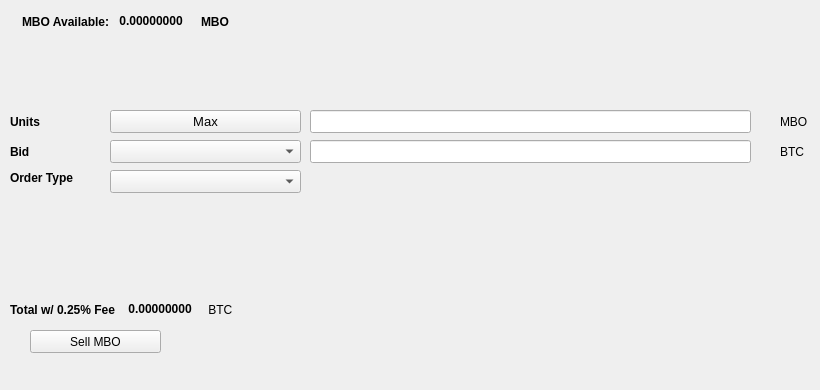
   <widget class="QWidget" name="SellTab">
    <attribute name="title">
     <string>Sell</string>
    </attribute>
    <widget class="QLabel" name="label_16">
     <property name="geometry">
      <rect>
       <x>780</x>
       <y>140</y>
       <width>31</width>
       <height>23</height>
      </rect>
     </property>
     <property name="text">
      <string>BTC</string>
     </property>
    </widget>
    <widget class="QComboBox" name="SellBidcomboBox">
     <property name="geometry">
      <rect>
       <x>110</x>
       <y>140</y>
       <width>191</width>
       <height>23</height>
      </rect>
     </property>
     <property name="font">
      <font>
       <pointsize>10</pointsize>
      </font>
     </property>
    </widget>
    <widget class="QLabel" name="label_18">
     <property name="geometry">
      <rect>
       <x>10</x>
       <y>110</y>
       <width>46</width>
       <height>23</height>
      </rect>
     </property>
     <property name="font">
      <font>
       <weight>75</weight>
       <bold>true</bold>
      </font>
     </property>
     <property name="text">
      <string>Units</string>
     </property>
    </widget>
    <widget class="QPushButton" name="Sell_Max_Amount">
     <property name="geometry">
      <rect>
       <x>110</x>
       <y>110</y>
       <width>191</width>
       <height>23</height>
      </rect>
     </property>
     <property name="font">
      <font>
       <pointsize>10</pointsize>
      </font>
     </property>
     <property name="text">
      <string>Max</string>
     </property>
    </widget>
    <widget class="QLabel" name="label_20">
     <property name="geometry">
      <rect>
       <x>10</x>
       <y>170</y>
       <width>91</width>
       <height>16</height>
      </rect>
     </property>
     <property name="font">
      <font>
       <weight>75</weight>
       <bold>true</bold>
      </font>
     </property>
     <property name="text">
      <string>Order Type</string>
     </property>
    </widget>
    <widget class="QComboBox" name="SellOrdertypeCombo">
     <property name="geometry">
      <rect>
       <x>110</x>
       <y>170</y>
       <width>191</width>
       <height>23</height>
      </rect>
     </property>
     <property name="font">
      <font>
       <pointsize>10</pointsize>
      </font>
     </property>
    </widget>
    <widget class="QLabel" name="label_21">
     <property name="geometry">
      <rect>
       <x>10</x>
       <y>140</y>
       <width>46</width>
       <height>23</height>
      </rect>
     </property>
     <property name="font">
      <font>
       <weight>75</weight>
       <bold>true</bold>
      </font>
     </property>
     <property name="text">
      <string>Bid</string>
     </property>
    </widget>
    <widget class="QLabel" name="label_22">
     <property name="geometry">
      <rect>
       <x>780</x>
       <y>110</y>
       <width>31</width>
       <height>23</height>
      </rect>
     </property>
     <property name="text">
      <string>MBO</string>
     </property>
    </widget>
    <widget class="QLineEdit" name="UnitsInputMBO">
     <property name="geometry">
      <rect>
       <x>310</x>
       <y>110</y>
       <width>441</width>
       <height>23</height>
      </rect>
     </property>
     <property name="font">
      <font>
       <pointsize>9</pointsize>
       <weight>75</weight>
       <bold>true</bold>
      </font>
     </property>
    </widget>
    <widget class="QLineEdit" name="SellBidPriceEdit">
     <property name="geometry">
      <rect>
       <x>310</x>
       <y>140</y>
       <width>441</width>
       <height>23</height>
      </rect>
     </property>
     <property name="font">
      <font>
       <pointsize>9</pointsize>
       <weight>75</weight>
       <bold>true</bold>
      </font>
     </property>
    </widget>
    <widget class="QPushButton" name="SellMBOBTN">
     <property name="geometry">
      <rect>
       <x>30</x>
       <y>330</y>
       <width>131</width>
       <height>23</height>
      </rect>
     </property>
     <property name="text">
      <string>Sell MBO</string>
     </property>
     <property name="icon">
      <iconset resource="../mobio">
       <normaloff>:/icons/bitcoin</normaloff>:/icons/bitcoin</iconset>
     </property>
    </widget>
    <widget class="QWidget" name="layoutWidget3">
     <property name="geometry">
      <rect>
       <x>22</x>
       <y>12</y>
       <width>258</width>
       <height>19</height>
      </rect>
     </property>
     <layout class="QHBoxLayout" name="horizontalLayout">
      <item>
       <widget class="QLabel" name="label232_2">
        <property name="font">
         <font>
          <weight>75</weight>
          <bold>true</bold>
         </font>
        </property>
        <property name="text">
         <string>MBO Available:</string>
        </property>
       </widget>
      </item>
      <item>
       <widget class="QLabel" name="MBOAvailableLabel">
        <property name="palette">
         <palette>
          <active>
           <colorrole role="WindowText">
            <brush brushstyle="SolidPattern">
             <color alpha="255">
              <red>0</red>
              <green>0</green>
              <blue>0</blue>
             </color>
            </brush>
           </colorrole>
           <colorrole role="Button">
            <brush brushstyle="SolidPattern">
             <color alpha="255">
              <red>0</red>
              <green>170</green>
              <blue>0</blue>
             </color>
            </brush>
           </colorrole>
           <colorrole role="Light">
            <brush brushstyle="SolidPattern">
             <color alpha="255">
              <red>0</red>
              <green>255</green>
              <blue>0</blue>
             </color>
            </brush>
           </colorrole>
           <colorrole role="Midlight">
            <brush brushstyle="SolidPattern">
             <color alpha="255">
              <red>0</red>
              <green>212</green>
              <blue>0</blue>
             </color>
            </brush>
           </colorrole>
           <colorrole role="Dark">
            <brush brushstyle="SolidPattern">
             <color alpha="255">
              <red>0</red>
              <green>85</green>
              <blue>0</blue>
             </color>
            </brush>
           </colorrole>
           <colorrole role="Mid">
            <brush brushstyle="SolidPattern">
             <color alpha="255">
              <red>0</red>
              <green>113</green>
              <blue>0</blue>
             </color>
            </brush>
           </colorrole>
           <colorrole role="Text">
            <brush brushstyle="SolidPattern">
             <color alpha="255">
              <red>0</red>
              <green>170</green>
              <blue>0</blue>
             </color>
            </brush>
           </colorrole>
           <colorrole role="BrightText">
            <brush brushstyle="SolidPattern">
             <color alpha="255">
              <red>255</red>
              <green>255</green>
              <blue>255</blue>
             </color>
            </brush>
           </colorrole>
           <colorrole role="ButtonText">
            <brush brushstyle="SolidPattern">
             <color alpha="255">
              <red>0</red>
              <green>0</green>
              <blue>0</blue>
             </color>
            </brush>
           </colorrole>
           <colorrole role="Base">
            <brush brushstyle="SolidPattern">
             <color alpha="255">
              <red>255</red>
              <green>255</green>
              <blue>255</blue>
             </color>
            </brush>
           </colorrole>
           <colorrole role="Window">
            <brush brushstyle="SolidPattern">
             <color alpha="255">
              <red>0</red>
              <green>170</green>
              <blue>0</blue>
             </color>
            </brush>
           </colorrole>
           <colorrole role="Shadow">
            <brush brushstyle="SolidPattern">
             <color alpha="255">
              <red>0</red>
              <green>0</green>
              <blue>0</blue>
             </color>
            </brush>
           </colorrole>
           <colorrole role="AlternateBase">
            <brush brushstyle="SolidPattern">
             <color alpha="255">
              <red>127</red>
              <green>212</green>
              <blue>127</blue>
             </color>
            </brush>
           </colorrole>
           <colorrole role="ToolTipBase">
            <brush brushstyle="SolidPattern">
             <color alpha="255">
              <red>255</red>
              <green>255</green>
              <blue>220</blue>
             </color>
            </brush>
           </colorrole>
           <colorrole role="ToolTipText">
            <brush brushstyle="SolidPattern">
             <color alpha="255">
              <red>0</red>
              <green>0</green>
              <blue>0</blue>
             </color>
            </brush>
           </colorrole>
          </active>
          <inactive>
           <colorrole role="WindowText">
            <brush brushstyle="SolidPattern">
             <color alpha="255">
              <red>0</red>
              <green>0</green>
              <blue>0</blue>
             </color>
            </brush>
           </colorrole>
           <colorrole role="Button">
            <brush brushstyle="SolidPattern">
             <color alpha="255">
              <red>0</red>
              <green>170</green>
              <blue>0</blue>
             </color>
            </brush>
           </colorrole>
           <colorrole role="Light">
            <brush brushstyle="SolidPattern">
             <color alpha="255">
              <red>0</red>
              <green>255</green>
              <blue>0</blue>
             </color>
            </brush>
           </colorrole>
           <colorrole role="Midlight">
            <brush brushstyle="SolidPattern">
             <color alpha="255">
              <red>0</red>
              <green>212</green>
              <blue>0</blue>
             </color>
            </brush>
           </colorrole>
           <colorrole role="Dark">
            <brush brushstyle="SolidPattern">
             <color alpha="255">
              <red>0</red>
              <green>85</green>
              <blue>0</blue>
             </color>
            </brush>
           </colorrole>
           <colorrole role="Mid">
            <brush brushstyle="SolidPattern">
             <color alpha="255">
              <red>0</red>
              <green>113</green>
              <blue>0</blue>
             </color>
            </brush>
           </colorrole>
           <colorrole role="Text">
            <brush brushstyle="SolidPattern">
             <color alpha="255">
              <red>0</red>
              <green>170</green>
              <blue>0</blue>
             </color>
            </brush>
           </colorrole>
           <colorrole role="BrightText">
            <brush brushstyle="SolidPattern">
             <color alpha="255">
              <red>255</red>
              <green>255</green>
              <blue>255</blue>
             </color>
            </brush>
           </colorrole>
           <colorrole role="ButtonText">
            <brush brushstyle="SolidPattern">
             <color alpha="255">
              <red>0</red>
              <green>0</green>
              <blue>0</blue>
             </color>
            </brush>
           </colorrole>
           <colorrole role="Base">
            <brush brushstyle="SolidPattern">
             <color alpha="255">
              <red>255</red>
              <green>255</green>
              <blue>255</blue>
             </color>
            </brush>
           </colorrole>
           <colorrole role="Window">
            <brush brushstyle="SolidPattern">
             <color alpha="255">
              <red>0</red>
              <green>170</green>
              <blue>0</blue>
             </color>
            </brush>
           </colorrole>
           <colorrole role="Shadow">
            <brush brushstyle="SolidPattern">
             <color alpha="255">
              <red>0</red>
              <green>0</green>
              <blue>0</blue>
             </color>
            </brush>
           </colorrole>
           <colorrole role="AlternateBase">
            <brush brushstyle="SolidPattern">
             <color alpha="255">
              <red>127</red>
              <green>212</green>
              <blue>127</blue>
             </color>
            </brush>
           </colorrole>
           <colorrole role="ToolTipBase">
            <brush brushstyle="SolidPattern">
             <color alpha="255">
              <red>255</red>
              <green>255</green>
              <blue>220</blue>
             </color>
            </brush>
           </colorrole>
           <colorrole role="ToolTipText">
            <brush brushstyle="SolidPattern">
             <color alpha="255">
              <red>0</red>
              <green>0</green>
              <blue>0</blue>
             </color>
            </brush>
           </colorrole>
          </inactive>
          <disabled>
           <colorrole role="WindowText">
            <brush brushstyle="SolidPattern">
             <color alpha="255">
              <red>0</red>
              <green>85</green>
              <blue>0</blue>
             </color>
            </brush>
           </colorrole>
           <colorrole role="Button">
            <brush brushstyle="SolidPattern">
             <color alpha="255">
              <red>0</red>
              <green>170</green>
              <blue>0</blue>
             </color>
            </brush>
           </colorrole>
           <colorrole role="Light">
            <brush brushstyle="SolidPattern">
             <color alpha="255">
              <red>0</red>
              <green>255</green>
              <blue>0</blue>
             </color>
            </brush>
           </colorrole>
           <colorrole role="Midlight">
            <brush brushstyle="SolidPattern">
             <color alpha="255">
              <red>0</red>
              <green>212</green>
              <blue>0</blue>
             </color>
            </brush>
           </colorrole>
           <colorrole role="Dark">
            <brush brushstyle="SolidPattern">
             <color alpha="255">
              <red>0</red>
              <green>85</green>
              <blue>0</blue>
             </color>
            </brush>
           </colorrole>
           <colorrole role="Mid">
            <brush brushstyle="SolidPattern">
             <color alpha="255">
              <red>0</red>
              <green>113</green>
              <blue>0</blue>
             </color>
            </brush>
           </colorrole>
           <colorrole role="Text">
            <brush brushstyle="SolidPattern">
             <color alpha="255">
              <red>0</red>
              <green>85</green>
              <blue>0</blue>
             </color>
            </brush>
           </colorrole>
           <colorrole role="BrightText">
            <brush brushstyle="SolidPattern">
             <color alpha="255">
              <red>255</red>
              <green>255</green>
              <blue>255</blue>
             </color>
            </brush>
           </colorrole>
           <colorrole role="ButtonText">
            <brush brushstyle="SolidPattern">
             <color alpha="255">
              <red>0</red>
              <green>85</green>
              <blue>0</blue>
             </color>
            </brush>
           </colorrole>
           <colorrole role="Base">
            <brush brushstyle="SolidPattern">
             <color alpha="255">
              <red>0</red>
              <green>170</green>
              <blue>0</blue>
             </color>
            </brush>
           </colorrole>
           <colorrole role="Window">
            <brush brushstyle="SolidPattern">
             <color alpha="255">
              <red>0</red>
              <green>170</green>
              <blue>0</blue>
             </color>
            </brush>
           </colorrole>
           <colorrole role="Shadow">
            <brush brushstyle="SolidPattern">
             <color alpha="255">
              <red>0</red>
              <green>0</green>
              <blue>0</blue>
             </color>
            </brush>
           </colorrole>
           <colorrole role="AlternateBase">
            <brush brushstyle="SolidPattern">
             <color alpha="255">
              <red>0</red>
              <green>170</green>
              <blue>0</blue>
             </color>
            </brush>
           </colorrole>
           <colorrole role="ToolTipBase">
            <brush brushstyle="SolidPattern">
             <color alpha="255">
              <red>255</red>
              <green>255</green>
              <blue>220</blue>
             </color>
            </brush>
           </colorrole>
           <colorrole role="ToolTipText">
            <brush brushstyle="SolidPattern">
             <color alpha="255">
              <red>0</red>
              <green>0</green>
              <blue>0</blue>
             </color>
            </brush>
           </colorrole>
          </disabled>
         </palette>
        </property>
        <property name="font">
         <font>
          <weight>75</weight>
          <bold>true</bold>
         </font>
        </property>
        <property name="text">
         <string> 0.00000000 </string>
        </property>
        <property name="textInteractionFlags">
         <set>Qt::LinksAccessibleByMouse|Qt::TextSelectableByKeyboard|Qt::TextSelectableByMouse</set>
        </property>
       </widget>
      </item>
      <item>
       <widget class="QLabel" name="labelMBO">
        <property name="font">
         <font>
          <weight>75</weight>
          <bold>true</bold>
         </font>
        </property>
        <property name="text">
         <string>MBO</string>
        </property>
       </widget>
      </item>
     </layout>
    </widget>
    <widget class="QWidget" name="layoutWidget">
     <property name="geometry">
      <rect>
       <x>10</x>
       <y>300</y>
       <width>268</width>
       <height>19</height>
      </rect>
     </property>
     <layout class="QHBoxLayout" name="horizontalLayout_2">
      <item>
       <widget class="QLabel" name="label_19">
        <property name="font">
         <font>
          <weight>75</weight>
          <bold>true</bold>
         </font>
        </property>
        <property name="text">
         <string>Total w/ 0.25% Fee </string>
        </property>
       </widget>
      </item>
      <item>
       <widget class="QLabel" name="SellCostLabel">
        <property name="palette">
         <palette>
          <active>
           <colorrole role="WindowText">
            <brush brushstyle="SolidPattern">
             <color alpha="255">
              <red>0</red>
              <green>0</green>
              <blue>0</blue>
             </color>
            </brush>
           </colorrole>
           <colorrole role="Button">
            <brush brushstyle="SolidPattern">
             <color alpha="255">
              <red>0</red>
              <green>170</green>
              <blue>0</blue>
             </color>
            </brush>
           </colorrole>
           <colorrole role="Light">
            <brush brushstyle="SolidPattern">
             <color alpha="255">
              <red>0</red>
              <green>255</green>
              <blue>0</blue>
             </color>
            </brush>
           </colorrole>
           <colorrole role="Midlight">
            <brush brushstyle="SolidPattern">
             <color alpha="255">
              <red>0</red>
              <green>212</green>
              <blue>0</blue>
             </color>
            </brush>
           </colorrole>
           <colorrole role="Dark">
            <brush brushstyle="SolidPattern">
             <color alpha="255">
              <red>0</red>
              <green>85</green>
              <blue>0</blue>
             </color>
            </brush>
           </colorrole>
           <colorrole role="Mid">
            <brush brushstyle="SolidPattern">
             <color alpha="255">
              <red>0</red>
              <green>113</green>
              <blue>0</blue>
             </color>
            </brush>
           </colorrole>
           <colorrole role="Text">
            <brush brushstyle="SolidPattern">
             <color alpha="255">
              <red>0</red>
              <green>170</green>
              <blue>0</blue>
             </color>
            </brush>
           </colorrole>
           <colorrole role="BrightText">
            <brush brushstyle="SolidPattern">
             <color alpha="255">
              <red>255</red>
              <green>255</green>
              <blue>255</blue>
             </color>
            </brush>
           </colorrole>
           <colorrole role="ButtonText">
            <brush brushstyle="SolidPattern">
             <color alpha="255">
              <red>0</red>
              <green>0</green>
              <blue>0</blue>
             </color>
            </brush>
           </colorrole>
           <colorrole role="Base">
            <brush brushstyle="SolidPattern">
             <color alpha="255">
              <red>255</red>
              <green>255</green>
              <blue>255</blue>
             </color>
            </brush>
           </colorrole>
           <colorrole role="Window">
            <brush brushstyle="SolidPattern">
             <color alpha="255">
              <red>0</red>
              <green>170</green>
              <blue>0</blue>
             </color>
            </brush>
           </colorrole>
           <colorrole role="Shadow">
            <brush brushstyle="SolidPattern">
             <color alpha="255">
              <red>0</red>
              <green>0</green>
              <blue>0</blue>
             </color>
            </brush>
           </colorrole>
           <colorrole role="AlternateBase">
            <brush brushstyle="SolidPattern">
             <color alpha="255">
              <red>127</red>
              <green>212</green>
              <blue>127</blue>
             </color>
            </brush>
           </colorrole>
           <colorrole role="ToolTipBase">
            <brush brushstyle="SolidPattern">
             <color alpha="255">
              <red>255</red>
              <green>255</green>
              <blue>220</blue>
             </color>
            </brush>
           </colorrole>
           <colorrole role="ToolTipText">
            <brush brushstyle="SolidPattern">
             <color alpha="255">
              <red>0</red>
              <green>0</green>
              <blue>0</blue>
             </color>
            </brush>
           </colorrole>
          </active>
          <inactive>
           <colorrole role="WindowText">
            <brush brushstyle="SolidPattern">
             <color alpha="255">
              <red>0</red>
              <green>0</green>
              <blue>0</blue>
             </color>
            </brush>
           </colorrole>
           <colorrole role="Button">
            <brush brushstyle="SolidPattern">
             <color alpha="255">
              <red>0</red>
              <green>170</green>
              <blue>0</blue>
             </color>
            </brush>
           </colorrole>
           <colorrole role="Light">
            <brush brushstyle="SolidPattern">
             <color alpha="255">
              <red>0</red>
              <green>255</green>
              <blue>0</blue>
             </color>
            </brush>
           </colorrole>
           <colorrole role="Midlight">
            <brush brushstyle="SolidPattern">
             <color alpha="255">
              <red>0</red>
              <green>212</green>
              <blue>0</blue>
             </color>
            </brush>
           </colorrole>
           <colorrole role="Dark">
            <brush brushstyle="SolidPattern">
             <color alpha="255">
              <red>0</red>
              <green>85</green>
              <blue>0</blue>
             </color>
            </brush>
           </colorrole>
           <colorrole role="Mid">
            <brush brushstyle="SolidPattern">
             <color alpha="255">
              <red>0</red>
              <green>113</green>
              <blue>0</blue>
             </color>
            </brush>
           </colorrole>
           <colorrole role="Text">
            <brush brushstyle="SolidPattern">
             <color alpha="255">
              <red>0</red>
              <green>170</green>
              <blue>0</blue>
             </color>
            </brush>
           </colorrole>
           <colorrole role="BrightText">
            <brush brushstyle="SolidPattern">
             <color alpha="255">
              <red>255</red>
              <green>255</green>
              <blue>255</blue>
             </color>
            </brush>
           </colorrole>
           <colorrole role="ButtonText">
            <brush brushstyle="SolidPattern">
             <color alpha="255">
              <red>0</red>
              <green>0</green>
              <blue>0</blue>
             </color>
            </brush>
           </colorrole>
           <colorrole role="Base">
            <brush brushstyle="SolidPattern">
             <color alpha="255">
              <red>255</red>
              <green>255</green>
              <blue>255</blue>
             </color>
            </brush>
           </colorrole>
           <colorrole role="Window">
            <brush brushstyle="SolidPattern">
             <color alpha="255">
              <red>0</red>
              <green>170</green>
              <blue>0</blue>
             </color>
            </brush>
           </colorrole>
           <colorrole role="Shadow">
            <brush brushstyle="SolidPattern">
             <color alpha="255">
              <red>0</red>
              <green>0</green>
              <blue>0</blue>
             </color>
            </brush>
           </colorrole>
           <colorrole role="AlternateBase">
            <brush brushstyle="SolidPattern">
             <color alpha="255">
              <red>127</red>
              <green>212</green>
              <blue>127</blue>
             </color>
            </brush>
           </colorrole>
           <colorrole role="ToolTipBase">
            <brush brushstyle="SolidPattern">
             <color alpha="255">
              <red>255</red>
              <green>255</green>
              <blue>220</blue>
             </color>
            </brush>
           </colorrole>
           <colorrole role="ToolTipText">
            <brush brushstyle="SolidPattern">
             <color alpha="255">
              <red>0</red>
              <green>0</green>
              <blue>0</blue>
             </color>
            </brush>
           </colorrole>
          </inactive>
          <disabled>
           <colorrole role="WindowText">
            <brush brushstyle="SolidPattern">
             <color alpha="255">
              <red>0</red>
              <green>85</green>
              <blue>0</blue>
             </color>
            </brush>
           </colorrole>
           <colorrole role="Button">
            <brush brushstyle="SolidPattern">
             <color alpha="255">
              <red>0</red>
              <green>170</green>
              <blue>0</blue>
             </color>
            </brush>
           </colorrole>
           <colorrole role="Light">
            <brush brushstyle="SolidPattern">
             <color alpha="255">
              <red>0</red>
              <green>255</green>
              <blue>0</blue>
             </color>
            </brush>
           </colorrole>
           <colorrole role="Midlight">
            <brush brushstyle="SolidPattern">
             <color alpha="255">
              <red>0</red>
              <green>212</green>
              <blue>0</blue>
             </color>
            </brush>
           </colorrole>
           <colorrole role="Dark">
            <brush brushstyle="SolidPattern">
             <color alpha="255">
              <red>0</red>
              <green>85</green>
              <blue>0</blue>
             </color>
            </brush>
           </colorrole>
           <colorrole role="Mid">
            <brush brushstyle="SolidPattern">
             <color alpha="255">
              <red>0</red>
              <green>113</green>
              <blue>0</blue>
             </color>
            </brush>
           </colorrole>
           <colorrole role="Text">
            <brush brushstyle="SolidPattern">
             <color alpha="255">
              <red>0</red>
              <green>85</green>
              <blue>0</blue>
             </color>
            </brush>
           </colorrole>
           <colorrole role="BrightText">
            <brush brushstyle="SolidPattern">
             <color alpha="255">
              <red>255</red>
              <green>255</green>
              <blue>255</blue>
             </color>
            </brush>
           </colorrole>
           <colorrole role="ButtonText">
            <brush brushstyle="SolidPattern">
             <color alpha="255">
              <red>0</red>
              <green>85</green>
              <blue>0</blue>
             </color>
            </brush>
           </colorrole>
           <colorrole role="Base">
            <brush brushstyle="SolidPattern">
             <color alpha="255">
              <red>0</red>
              <green>170</green>
              <blue>0</blue>
             </color>
            </brush>
           </colorrole>
           <colorrole role="Window">
            <brush brushstyle="SolidPattern">
             <color alpha="255">
              <red>0</red>
              <green>170</green>
              <blue>0</blue>
             </color>
            </brush>
           </colorrole>
           <colorrole role="Shadow">
            <brush brushstyle="SolidPattern">
             <color alpha="255">
              <red>0</red>
              <green>0</green>
              <blue>0</blue>
             </color>
            </brush>
           </colorrole>
           <colorrole role="AlternateBase">
            <brush brushstyle="SolidPattern">
             <color alpha="255">
              <red>0</red>
              <green>170</green>
              <blue>0</blue>
             </color>
            </brush>
           </colorrole>
           <colorrole role="ToolTipBase">
            <brush brushstyle="SolidPattern">
             <color alpha="255">
              <red>255</red>
              <green>255</green>
              <blue>220</blue>
             </color>
            </brush>
           </colorrole>
           <colorrole role="ToolTipText">
            <brush brushstyle="SolidPattern">
             <color alpha="255">
              <red>0</red>
              <green>0</green>
              <blue>0</blue>
             </color>
            </brush>
           </colorrole>
          </disabled>
         </palette>
        </property>
        <property name="font">
         <font>
          <weight>75</weight>
          <bold>true</bold>
         </font>
        </property>
        <property name="autoFillBackground">
         <bool>false</bool>
        </property>
        <property name="text">
         <string> 0.00000000</string>
        </property>
        <property name="textInteractionFlags">
         <set>Qt::LinksAccessibleByMouse|Qt::TextSelectableByMouse</set>
        </property>
       </widget>
      </item>
      <item>
       <widget class="QLabel" name="label_17">
        <property name="font">
         <font>
          <weight>50</weight>
          <bold>false</bold>
         </font>
        </property>
        <property name="text">
         <string> BTC</string>
        </property>
       </widget>
      </item>
     </layout>
    </widget>
    <widget class="QLabel" name="label_23">
     <property name="geometry">
      <rect>
       <x>460</x>
       <y>300</y>
       <width>281</width>
       <height>81</height>
      </rect>
     </property>
     <property name="text">
      <string/>
     </property>
     <property name="pixmap">
      <pixmap>:/images/bittrex</pixmap>
     </property>
    </widget>
   </widget>
